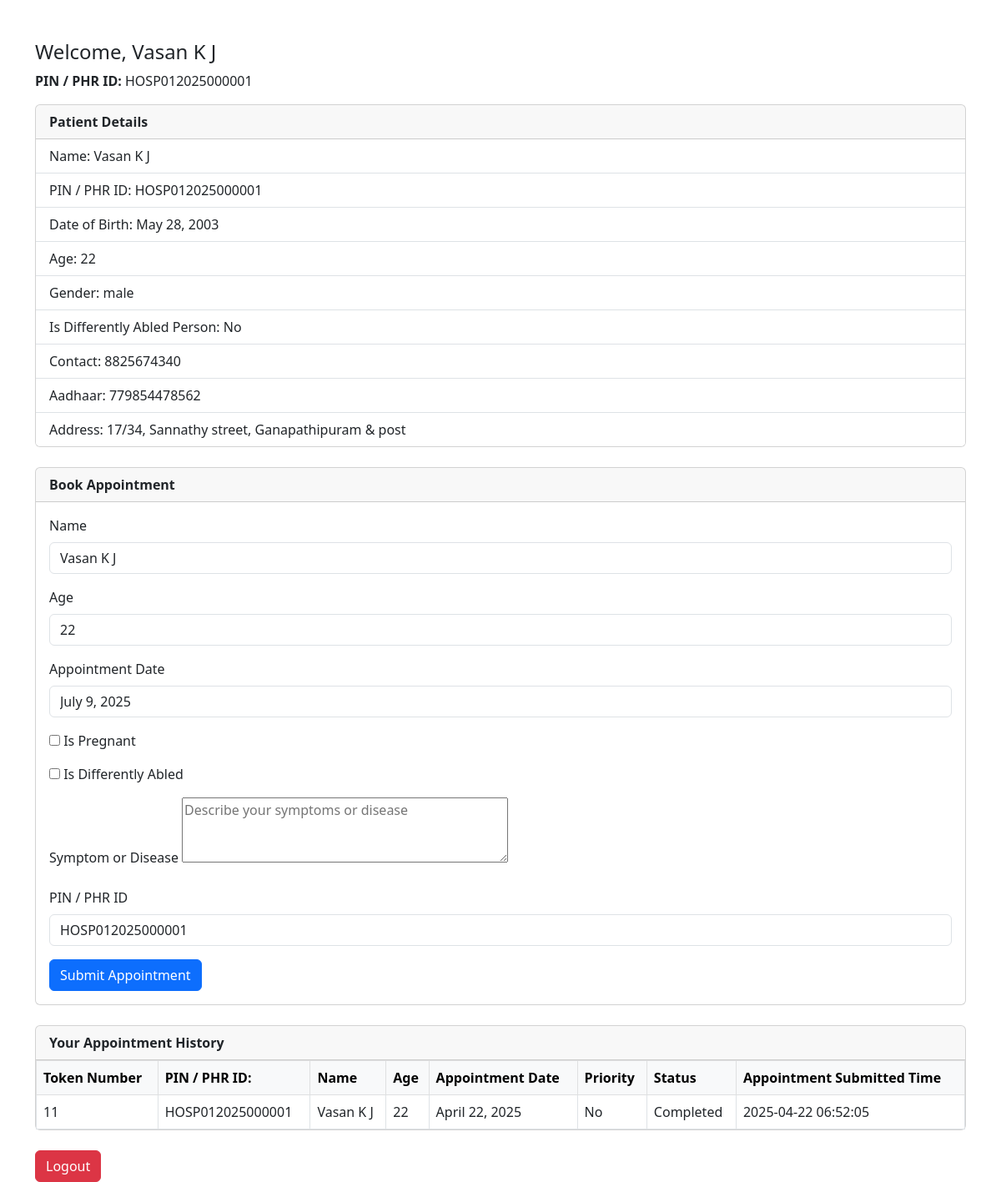
Screenshot of /patient/dashboard/ (signed in) with the database file from the repository.
### core/models.py (models this page shows, shortened)
class PatientProfile(models.Model):
    user = models.OneToOneField(User, on_delete=models.CASCADE)
    name = models.CharField(max_length=100)
    date_of_birth = models.DateField()
    gender = models.CharField(max_length=10)
    contact = models.CharField(max_length=15)
    is_differently_abled = models.BooleanField(default=False)
    aadhaar_number = models.CharField(max_length=20, unique=True)
    address = models.TextField()
    admission_number = models.CharField(max_length=20, unique=True, blank=True, null=True)  # <-- Add this line

class Appointment(models.Model):
    patient = models.ForeignKey(PatientProfile, on_delete=models.CASCADE)
    appointment_date = models.DateField()
    symptom_or_disease = models.CharField(max_length=255)
    admission_number = models.CharField(max_length=20, unique=True)
    token_number = models.IntegerField()
    token_reset_date = models.DateTimeField(null=True, blank=True)
    is_priority = models.BooleanField(default=False)
    status = models.CharField(max_length=10, choices=[('Booked', 'Booked'), ('Completed', 'Completed')], default='Booked')
    submitted_at = models.DateTimeField(auto_now_add=True)
    class Meta:
        unique_together = ('admission_number', 'appointment_date')

### core/views.py (the view)
# urls.py: path('patient/dashboard/', views.patient_home, name='patient_home'),
@login_required
def patient_home(request):
    if not request.user.is_authenticated:
        return render(request, 'welcome')
    profile = PatientProfile.objects.get(user=request.user)
    age = calculate_age(profile.date_of_birth)
    appointments = Appointment.objects.filter(patient=profile).order_by('-appointment_date')
    today = timezone.now().date()
    for appointment in appointments:
        if appointment.appointment_date < today:
            if appointment.status != 'Completed':  # Check if status is already 'Completed'
                appointment.status = 'Completed'
                appointment.save()
    if request.method == 'POST':
        form = AppointmentForm(request.POST)
        if form.is_valid():
            today = timezone.now().date()
            already_booked = Appointment.objects.filter(patient=profile, appointment_date=today).exists()
            if already_booked:
                messages.warning(request, "You already have an appointment for today.")
                return redirect('patient_home')
            appointment = form.save(commit=False)
            appointment.patient = profile
            appointment.appointment_date = timezone.now().date()
            appointment.admission_number = profile.admission_number
            is_pregnant = form.cleaned_data.get('is_pregnant', False)
            is_differently_abled = form.cleaned_data.get('is_differently_abled', False)
            is_priority = age >= 60 or is_pregnant or is_differently_abled
            appointment.age = age
            appointment.is_priority = is_priority
            appointment.token_number = get_next_token(is_priority)
            appointment.status = 'Booked'
            appointment.save()
            messages.success(request, f"Appointment booked! Your token number is {appointment.token_number}")
            return redirect('patient_home')
        else:
            print(form.errors)
    else:
        form = AppointmentForm()
    return render(request, 'patient_home.html', {
        'profile': profile,
        'form': form,
        'appointments': appointments,
        'age': age,
        'today': date.today()
    })

### core/forms.py
class AppointmentForm(forms.ModelForm):
    symptom_or_disease = forms.CharField(
        required=False,
        widget=forms.Textarea(attrs={'rows': 3, 'placeholder': 'Describe your symptoms or disease'}),
        label="Symptoms / Disease Description"
    )
    is_pregnant = forms.BooleanField(required=False, widget=forms.CheckboxInput())
    is_differently_abled = forms.BooleanField(required=False, widget=forms.CheckboxInput())
    class Meta:
        model = Appointment
        fields = ['symptom_or_disease','is_pregnant', 'is_differently_abled',]

### core/views.py (called while the page is built)
def calculate_age(dob):
    today = date.today()
    return today.year - dob.year - ((today.month, today.day) < (dob.month, dob.day))

### core/templates/patient_home.html (shortened to what this page needs)
<!DOCTYPE html>
<html>
<head>
  <link rel="stylesheet" href="https://cdn.jsdelivr.net/npm/bootstrap@5.3.0/dist/css/bootstrap.min.css">
</head>
<body>
<div class="container mt-5">
  <h4>Welcome, {{ profile.name }}</h4>
  <p><strong>PIN / PHR ID:</strong> {{ profile.admission_number }}</p>
  <div class="card mb-4">
    <div class="card-header">
      <strong>Patient Details</strong>
    </div>
    <ul class="list-group list-group-flush">
      <li class="list-group-item">Name: {{ profile.name}}</li>
      <li class="list-group-item">PIN / PHR ID: {{ profile.admission_number }}</li>
      <li class="list-group-item">Date of Birth: {{profile.date_of_birth }}</li>
      <li class="list-group-item">Age: {{ age }}</li>
      <li class="list-group-item">Gender: {{ profile.gender }}</li>
      <li class="list-group-item">Is Differently Abled Person: {% if profile.is_differently_abled %}Yes{% else %}No{% endif %}</li>
      <li class="list-group-item">Contact: {{ profile.contact }}</li>
      <li class="list-group-item">Aadhaar: {{ profile.aadhaar_number }}</li>
      <li class="list-group-item">Address: {{ profile.address }}</li>
    </ul>
  </div>
  <div class="card mb-4">
    <div class="card-header">
      <strong>Book Appointment</strong>
    </div>
    <div class="card-body">
      <form method="POST">
        <div class="mb-3">
          <label class="form-label">Name</label>
          <input type="text" class="form-control" value="{{ profile.name }}" readonly>
        </div>
        <div class="mb-3">
          <label class="form-label">Age</label>
          <input type="number" class="form-control" value="{{ age }}" readonly>
        </div>
        <div class="mb-3">
          <label class="form-label">Appointment Date</label>
          <input type="text" class="form-control" value="{{ today }}" readonly>
        </div>
        <div class="mb-3">
          {{ form.is_pregnant }}
  <label class="form-check-label" for="{{ form.is_pregnant.id_for_label }}">
    Is Pregnant
  </label>
        </div>
        <div class="mb-3">
          {{ form.is_differently_abled }}
  <label class="form-check-label" for="{{ form.is_differently_abled.id_for_label }}">
    Is Differently Abled
  </label>
        </div>
        <div class="mb-3">
          <label class="form-label">Symptom or Disease</label>
          {{ form.symptom_or_disease }}
        </div>
        <div class="mb-3">
          <label class="form-label">PIN / PHR ID</label>
          <input type="text" class="form-control" value="{{ profile.admission_number }}" readonly>
        </div>
        <button type="submit" class="btn btn-primary">Submit Appointment</button>
      </form>
    </div>
  </div>
  <div class="card">
    <div class="card-header">
      <strong>Your Appointment History</strong>
    </div>
    <table class="table table-bordered mb-0">
      <thead class="table-light">
        <tr>
          <th>Token Number</th>
          <th>PIN / PHR ID:</th>
          <th>Name</th>
          <th>Age</th>
          <th>Appointment Date</th>
          <th>Priority</th>
          <th>Status</th>
          <th>Appointment Submitted Time</th>
        </tr>
      </thead>
      <tbody>
        {% for appt in appointments %}
          <tr>
            <td>{{ appt.token_number }}</td>
            <td>{{ appt.patient.admission_number }}</td>
            <td>{{ appt.patient.name }}</td>
            <td>{{ age }}</td>
            <td>{{ appt.appointment_date }}</td>
            <td>{% if appt.is_priority %}Yes{% else %}No{% endif %}</td>
            <td>{{ appt.status }}</td>
            <td>{{ appt.submitted_at|date:"Y-m-d H:i:s" }}</td>
          </tr>
        {% empty %}
          <tr><td colspan="6" class="text-center">No appointments yet.</td></tr>
        {% endfor %}
      </tbody>
    </table>
  </div>
  <a href="{% url 'login' %}" class="btn btn-danger mt-4">Logout</a>
</div>
</body>
</html>

### rows the page displays
PatientProfile: name "Vasan K J", admission_number "HOSP012025000001", date_of_birth "May 28, 2003", gender "male", contact "8825674340", aadhaar_number "779854478562", address "17/34, Sannathy street, Ganapathipuram & post"
Appointment: token_number "11", patient.admission_number "HOSP012025000001", patient.name "Vasan K J", age "22", appointment_date "April 22, 2025", is_priority "No", status "Completed", submitted_at "2025-04-22 06:52:05"

### other values shown
{{ age }} "22"
